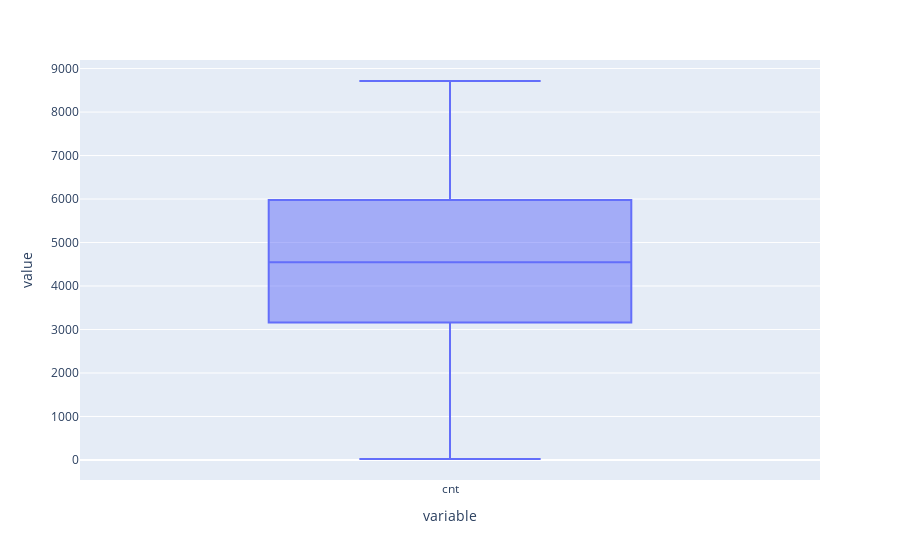

Write notebook code for a chart like this one.
### Markdown cell above
## EDA 
### UniVariate Analysis

As we come to a conclusin that the 'cnt' is the dependent variable we will focus our analysis 'cnt' and other variables.

### Code cell
plt.figure(figsize=(15,5))
ax1=plt.subplot(1,2,1)
sns.histplot(data['cnt'], kde=True)
ax2=plt.subplot(1,2,2)
sns.boxplot(data['cnt'])
fig = px.box(data['cnt'])
plt.show()
fig.show()

# We can clearly see the spread and mean is around 4500 each day.

### Figure 1 — Plotly figure (JSON) as saved in the notebook; plotly's stock layout.template omitted (floating-point values rounded to 4 significant figures; data arrays with more than 128 entries replaced by an {"elided": "..."} marker saying what was removed)
{"data": [{"alignmentgroup": "True", "hovertemplate": "variable=%{x}<br>value=%{y}<extra></extra>", "legendgroup": "", "marker": {"color": "#636efa"}, "name": "", "notched": false, "offsetgroup": "", "orientation": "v", "showlegend": false, "type": "box", "x": {"elided": "730 str values"}, "x0": " ", "xaxis": "x", "y": {"elided": "730 int values"}, "y0": " ", "yaxis": "y"}], "layout": {"boxmode": "group", "legend": {"tracegroupgap": 0}, "margin": {"t": 60}, "xaxis": {"anchor": "y", "domain": [0, 1], "title": {"text": "variable"}}, "yaxis": {"anchor": "x", "domain": [0, 1], "title": {"text": "value"}}}}
